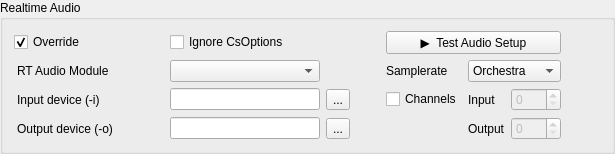
            <widget class="QGroupBox" name="groupBox_12">
             <property name="sizePolicy">
              <sizepolicy hsizetype="Preferred" vsizetype="Fixed">
               <horstretch>0</horstretch>
               <verstretch>0</verstretch>
              </sizepolicy>
             </property>
             <property name="title">
              <string>Realtime Audio</string>
             </property>
             <layout class="QGridLayout" name="gridLayout_21">
              <item row="0" column="0" colspan="3">
               <layout class="QGridLayout" name="gridLayout_19">
                <property name="verticalSpacing">
                 <number>6</number>
                </property>
                <item row="1" column="4">
                 <widget class="QLabel" name="samplerateLabel">
                  <property name="minimumSize">
                   <size>
                    <width>0</width>
                    <height>0</height>
                   </size>
                  </property>
                  <property name="maximumSize">
                   <size>
                    <width>100</width>
                    <height>16777215</height>
                   </size>
                  </property>
                  <property name="text">
                   <string>Samplerate</string>
                  </property>
                 </widget>
                </item>
                <item row="0" column="1" colspan="2">
                 <widget class="QCheckBox" name="RtOverrideCheckBox">
                  <property name="toolTip">
                   <string>&lt;html&gt;&lt;head/&gt;&lt;body&gt;&lt;p&gt;If checked, the options set within the tag &lt;span style=&quot; font-weight:600;&quot;&gt;CsOptions&lt;/span&gt; in the .csd file are ignored&lt;/p&gt;&lt;/body&gt;&lt;/html&gt;</string>
                  </property>
                  <property name="text">
                   <string>Ignore CsOptions</string>
                  </property>
                 </widget>
                </item>
                <item row="3" column="7">
                 <spacer name="horizontalSpacer_16">
                  <property name="orientation">
                   <enum>Qt::Vertical</enum>
                  </property>
                  <property name="sizeType">
                   <enum>QSizePolicy::Fixed</enum>
                  </property>
                  <property name="sizeHint" stdset="0">
                   <size>
                    <width>40</width>
                    <height>20</height>
                   </size>
                  </property>
                 </spacer>
                </item>
                <item row="1" column="5" colspan="2">
                 <widget class="QComboBox" name="samplerateComboBox">
                  <property name="enabled">
                   <bool>true</bool>
                  </property>
                  <property name="sizePolicy">
                   <sizepolicy hsizetype="Expanding" vsizetype="Fixed">
                    <horstretch>0</horstretch>
                    <verstretch>0</verstretch>
                   </sizepolicy>
                  </property>
                  <property name="minimumSize">
                   <size>
                    <width>0</width>
                    <height>0</height>
                   </size>
                  </property>
                  <property name="maximumSize">
                   <size>
                    <width>16777215</width>
                    <height>16777215</height>
                   </size>
                  </property>
                  <property name="toolTip">
                   <string>&lt;html&gt;&lt;head/&gt;&lt;body&gt;&lt;p&gt;Select the sample rate. &lt;br/&gt;* &lt;span style=&quot; font-weight:600;&quot;&gt;Orchestra &lt;/span&gt;(default): uses the samplerate as defined in the orchestra via the &lt;span style=&quot; font-weight:600;&quot;&gt;sr&lt;/span&gt; variable, If the backend selected does not allow to change the samplerate (jack, coreaudio), then the value of the &lt;span style=&quot; font-weight:600;&quot;&gt;sr&lt;/span&gt; variable cannot differ from the system sr. In such a case, either change the sr value to match the system  or use the &amp;quot;System&amp;quot; setting in this menu&lt;br/&gt;* &lt;span style=&quot; font-weight:600;&quot;&gt;System&lt;/span&gt;: use the samplerate of the system, overriding the value of the sr variable in the orchestra. Not all backends have a system samplerate (jack, coreaudio do, portaudio does not)&lt;br/&gt;* 44100, 48000, etc: Use this as the samplerate, overriding any value set in the orchestra &lt;/p&gt;&lt;/body&gt;&lt;/html&gt;</string>
                  </property>
                  <item>
                   <property name="text">
                    <string>Orchestra</string>
                   </property>
                  </item>
                  <item>
                   <property name="text">
                    <string>System</string>
                   </property>
                  </item>
                  <item>
                   <property name="text">
                    <string>22050</string>
                   </property>
                  </item>
                  <item>
                   <property name="text">
                    <string>44100</string>
                   </property>
                  </item>
                  <item>
                   <property name="text">
                    <string>48000</string>
                   </property>
                  </item>
                  <item>
                   <property name="text">
                    <string>88200</string>
                   </property>
                  </item>
                  <item>
                   <property name="text">
                    <string>96000</string>
                   </property>
                  </item>
                  <item>
                   <property name="text">
                    <string>192000</string>
                   </property>
                  </item>
                 </widget>
                </item>
                <item row="3" column="1">
                 <widget class="QLineEdit" name="RtOutputLineEdit">
                  <property name="minimumSize">
                   <size>
                    <width>100</width>
                    <height>0</height>
                   </size>
                  </property>
                  <property name="toolTip">
                   <string>&lt;html&gt;&lt;head/&gt;&lt;body&gt;&lt;p&gt;Audio device used for output. Use the &amp;quot;...&amp;quot; button to select one of the audio devices available (select the realtime audio module first)&lt;/p&gt;&lt;/body&gt;&lt;/html&gt;</string>
                  </property>
                 </widget>
                </item>
                <item row="0" column="4" colspan="3">
                 <widget class="QPushButton" name="testAudioSetupButton">
                  <property name="sizePolicy">
                   <sizepolicy hsizetype="Expanding" vsizetype="Fixed">
                    <horstretch>0</horstretch>
                    <verstretch>0</verstretch>
                   </sizepolicy>
                  </property>
                  <property name="maximumSize">
                   <size>
                    <width>16777215</width>
                    <height>16777215</height>
                   </size>
                  </property>
                  <property name="toolTip">
                   <string>Test the current audio/midi setup</string>
                  </property>
                  <property name="styleSheet">
                   <string notr="true"/>
                  </property>
                  <property name="text">
                   <string>▶  Test Audio Setup</string>
                  </property>
                 </widget>
                </item>
                <item row="3" column="0">
                 <widget class="QLabel" name="label_5">
                  <property name="sizePolicy">
                   <sizepolicy hsizetype="Minimum" vsizetype="Preferred">
                    <horstretch>0</horstretch>
                    <verstretch>0</verstretch>
                   </sizepolicy>
                  </property>
                  <property name="toolTip">
                   <string>&lt;html&gt;&lt;head/&gt;&lt;body&gt;&lt;p&gt;Audio device used for output. Use the &amp;quot;...&amp;quot; button to select one of the audio devices available (select the realtime audio module first)&lt;/p&gt;&lt;/body&gt;&lt;/html&gt;</string>
                  </property>
                  <property name="styleSheet">
                   <string notr="true">padding-right: 6</string>
                  </property>
                  <property name="text">
                   <string>Output device (-o)</string>
                  </property>
                 </widget>
                </item>
                <item row="3" column="2">
                 <widget class="QToolButton" name="audioOutputToolButton">
                  <property name="toolTip">
                   <string>Select from a list of output devices</string>
                  </property>
                  <property name="text">
                   <string>...</string>
                  </property>
                 </widget>
                </item>
                <item row="2" column="3">
                 <spacer name="horizontalSpacer_8">
                  <property name="orientation">
                   <enum>Qt::Vertical</enum>
                  </property>
                  <property name="sizeType">
                   <enum>QSizePolicy::Fixed</enum>
                  </property>
                  <property name="sizeHint" stdset="0">
                   <size>
                    <width>24</width>
                    <height>20</height>
                   </size>
                  </property>
                 </spacer>
                </item>
                <item row="0" column="0">
                 <widget class="QCheckBox" name="RtUseOptionsCheckBox">
                  <property name="minimumSize">
                   <size>
                    <width>150</width>
                    <height>0</height>
                   </size>
                  </property>
                  <property name="text">
                   <string>Override</string>
                  </property>
                  <property name="checked">
                   <bool>true</bool>
                  </property>
                 </widget>
                </item>
                <item row="2" column="4">
                 <widget class="QCheckBox" name="numChannelsCheckBox">
                  <property name="toolTip">
                   <string>&lt;html&gt;&lt;head/&gt;&lt;body&gt;&lt;p&gt;If active, overrides the number of channels set in the orchestra via the &lt;span style=&quot; font-weight:600;&quot;&gt;nchnls &lt;/span&gt;variable. To set a different number of input channels, set the &lt;span style=&quot; font-weight:600;&quot;&gt;nchnls_i &lt;/span&gt;variable in the orchestra, or use the &lt;span style=&quot; font-weight:600;&quot;&gt;--nchnls_i&lt;/span&gt; flag&lt;/p&gt;&lt;/body&gt;&lt;/html&gt;</string>
                  </property>
                  <property name="text">
                   <string>Channels</string>
                  </property>
                 </widget>
                </item>
                <item row="2" column="2">
                 <widget class="QToolButton" name="audioInputToolButton">
                  <property name="toolTip">
                   <string>Browse a list of input devices</string>
                  </property>
                  <property name="text">
                   <string>...</string>
                  </property>
                 </widget>
                </item>
                <item row="1" column="1" colspan="3">
                 <widget class="QComboBox" name="RtModuleComboBox">
                  <property name="sizePolicy">
                   <sizepolicy hsizetype="Fixed" vsizetype="Fixed">
                    <horstretch>0</horstretch>
                    <verstretch>0</verstretch>
                   </sizepolicy>
                  </property>
                  <property name="minimumSize">
                   <size>
                    <width>150</width>
                    <height>0</height>
                   </size>
                  </property>
                  <property name="toolTip">
                   <string>&lt;html&gt;&lt;head/&gt;&lt;body&gt;&lt;p&gt;Backend used for realtime audio&lt;/p&gt;&lt;p&gt;&lt;span style=&quot; font-weight:600;&quot;&gt;* portaudio&lt;/span&gt;: if in doubt, &lt;span style=&quot; font-weight:600;&quot;&gt;use the callback version&lt;/span&gt;. It performs much better, allowing lower latency.  &lt;/p&gt;&lt;/body&gt;&lt;/html&gt;</string>
                  </property>
                 </widget>
                </item>
                <item row="2" column="0">
                 <widget class="QLabel" name="label_4">
                  <property name="sizePolicy">
                   <sizepolicy hsizetype="Minimum" vsizetype="Preferred">
                    <horstretch>0</horstretch>
                    <verstretch>0</verstretch>
                   </sizepolicy>
                  </property>
                  <property name="minimumSize">
                   <size>
                    <width>0</width>
                    <height>0</height>
                   </size>
                  </property>
                  <property name="toolTip">
                   <string>&lt;html&gt;&lt;head/&gt;&lt;body&gt;&lt;p&gt;Audio device used for input. Use the &amp;quot;...&amp;quot; button to select one of the audio devices available (select the realtime audio module first)&lt;/p&gt;&lt;p&gt;This is equivalent to the &lt;span style=&quot; font-weight:600;&quot;&gt;-i&lt;/span&gt; flag&lt;/p&gt;&lt;/body&gt;&lt;/html&gt;</string>
                  </property>
                  <property name="styleSheet">
                   <string notr="true">padding-right: 6</string>
                  </property>
                  <property name="text">
                   <string>Input device (-i)</string>
                  </property>
                 </widget>
                </item>
                <item row="1" column="0">
                 <widget class="QLabel" name="label_3">
                  <property name="sizePolicy">
                   <sizepolicy hsizetype="Minimum" vsizetype="Preferred">
                    <horstretch>0</horstretch>
                    <verstretch>0</verstretch>
                   </sizepolicy>
                  </property>
                  <property name="toolTip">
                   <string>&lt;html&gt;&lt;head/&gt;&lt;body&gt;&lt;p&gt;Backend used for realtime audio&lt;/p&gt;&lt;p&gt;&lt;span style=&quot; font-weight:600;&quot;&gt;* portaudio&lt;/span&gt;: if in doubt, &lt;span style=&quot; font-weight:600;&quot;&gt;use the callback version&lt;/span&gt;. It performs much better, allowing lower latency.  &lt;/p&gt;&lt;/body&gt;&lt;/html&gt;</string>
                  </property>
                  <property name="styleSheet">
                   <string notr="true">padding-right: 6</string>
                  </property>
                  <property name="text">
                   <string>RT Audio Module</string>
                  </property>
                 </widget>
                </item>
                <item row="2" column="1">
                 <widget class="QLineEdit" name="RtInputLineEdit">
                  <property name="minimumSize">
                   <size>
                    <width>150</width>
                    <height>0</height>
                   </size>
                  </property>
                  <property name="toolTip">
                   <string>&lt;html&gt;&lt;head/&gt;&lt;body&gt;&lt;p&gt;Audio device used for input. Use the &amp;quot;...&amp;quot; button to select one of the audio devices available (select the realtime audio module first)&lt;/p&gt;&lt;/body&gt;&lt;/html&gt;</string>
                  </property>
                 </widget>
                </item>
                <item row="2" column="6">
                 <widget class="QSpinBox" name="numInputChannelsSpinBox">
                  <property name="enabled">
                   <bool>false</bool>
                  </property>
                  <property name="sizePolicy">
                   <sizepolicy hsizetype="Expanding" vsizetype="Fixed">
                    <horstretch>0</horstretch>
                    <verstretch>0</verstretch>
                   </sizepolicy>
                  </property>
                  <property name="minimumSize">
                   <size>
                    <width>50</width>
                    <height>0</height>
                   </size>
                  </property>
                  <property name="maximumSize">
                   <size>
                    <width>80</width>
                    <height>16777215</height>
                   </size>
                  </property>
                  <property name="toolTip">
                   <string>&lt;html&gt;&lt;head/&gt;&lt;body&gt;&lt;p&gt;If active, overrides the number of input channels (corresponds to the &lt;span style=&quot; font-weight:600;&quot;&gt;nchnls_i &lt;/span&gt;variable). To use 0 input channels, set input device to &amp;quot;No Input&amp;quot;. &lt;/p&gt;&lt;/body&gt;&lt;/html&gt;</string>
                  </property>
                  <property name="frame">
                   <bool>true</bool>
                  </property>
                  <property name="buttonSymbols">
                   <enum>QAbstractSpinBox::UpDownArrows</enum>
                  </property>
                  <property name="showGroupSeparator" stdset="0">
                   <bool>false</bool>
                  </property>
                 </widget>
                </item>
                <item row="2" column="5">
                 <widget class="QLabel" name="numInputChannelsLabel">
                  <property name="text">
                   <string>Input</string>
                  </property>
                 </widget>
                </item>
                <item row="3" column="6">
                 <widget class="QSpinBox" name="numChannelsSpinBox">
                  <property name="enabled">
                   <bool>false</bool>
                  </property>
                  <property name="sizePolicy">
                   <sizepolicy hsizetype="Expanding" vsizetype="Fixed">
                    <horstretch>0</horstretch>
                    <verstretch>0</verstretch>
                   </sizepolicy>
                  </property>
                  <property name="minimumSize">
                   <size>
                    <width>50</width>
                    <height>0</height>
                   </size>
                  </property>
                  <property name="maximumSize">
                   <size>
                    <width>80</width>
                    <height>16777215</height>
                   </size>
                  </property>
                  <property name="toolTip">
                   <string>&lt;html&gt;&lt;head/&gt;&lt;body&gt;&lt;p&gt;If active, overrides the number of output channels (corresponds to the  &lt;span style=&quot; font-weight:600;&quot;&gt;nchnls &lt;/span&gt;variable) &lt;/p&gt;&lt;/body&gt;&lt;/html&gt;</string>
                  </property>
                 </widget>
                </item>
                <item row="3" column="5">
                 <widget class="QLabel" name="label_41">
                  <property name="text">
                   <string>Output</string>
                  </property>
                 </widget>
                </item>
               </layout>
              </item>
             </layout>
            </widget>
